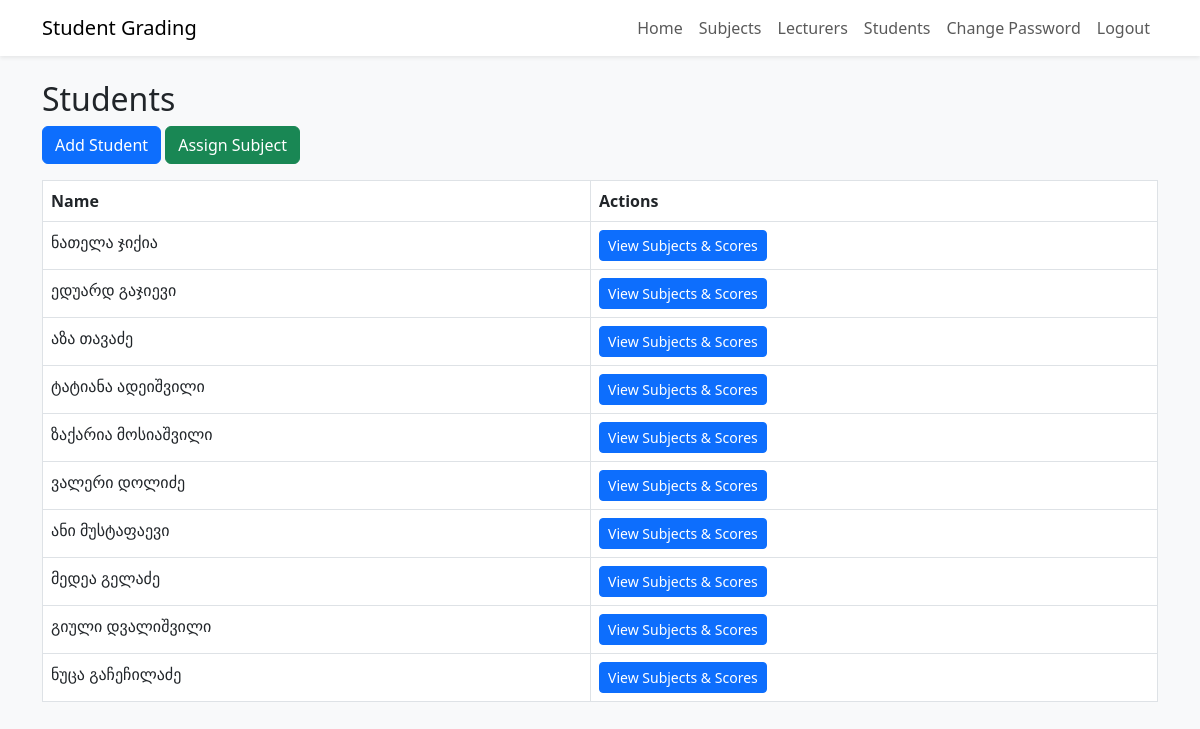
Before: /grading/students/ (signed in) with the older database file.
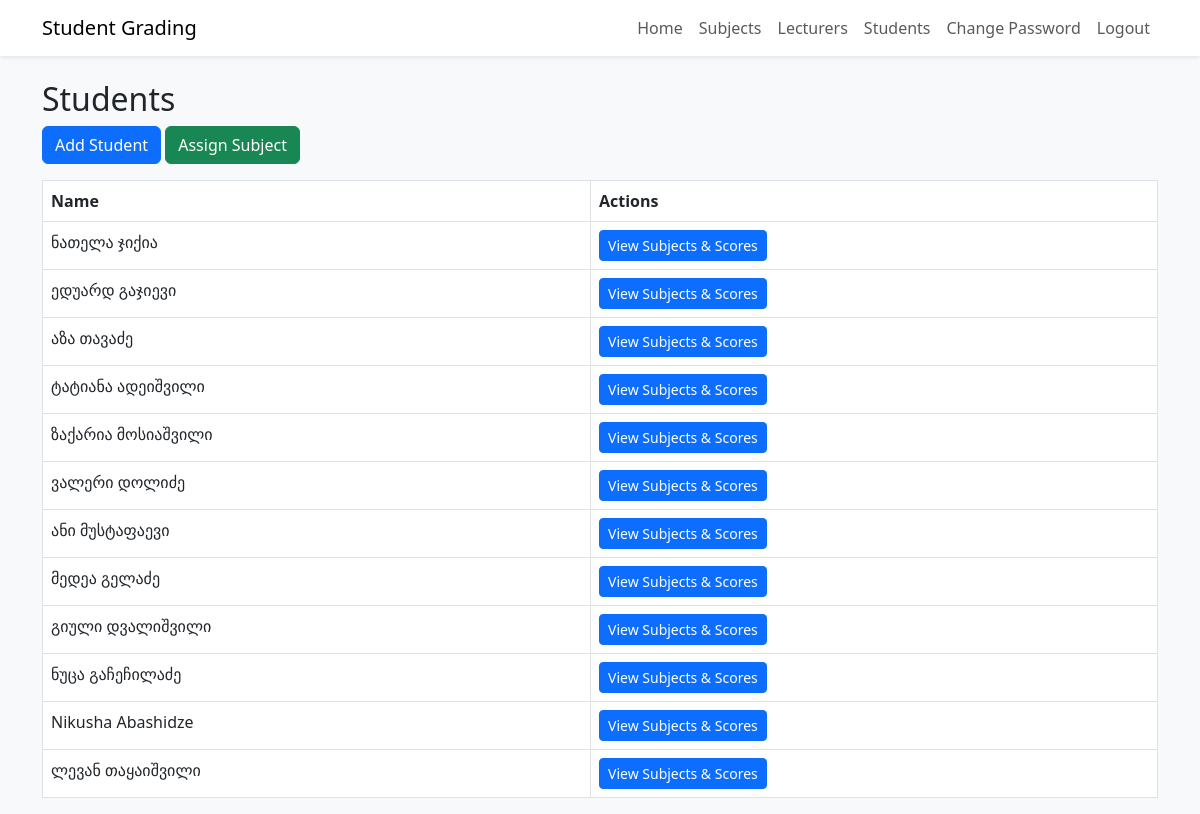
After: the same page with the newer database file.
### student_grading/models.py (models this page shows, shortened)
class Student(models.Model):
    name = models.CharField(max_length=100)
    course = models.ForeignKey(Course, on_delete=models.CASCADE)
    subjects = models.ManyToManyField(Subject)

### student_grading/views.py (the view)
# urls.py: path("students/", views.student_list, name="student_list"),
@login_required
def student_list(request):
    students = Student.objects.select_related("course")
    return render(request, "student_list.html", {"students": students})

### student_grading/templates/student_list.html (shortened to what this page needs)
{% extends "base.html" %}
{% block content %}
<h2>Students</h2>
<a href="{% url 'student_create' %}" class="btn btn-primary mb-3">Add Student</a>
<a href="{% url 'assign_subject' %}" class="btn btn-success mb-3">Assign Subject</a>
<table class="table table-bordered">
    <tr>
        <th>Name</th>
        <th>Actions</th>
    </tr>
    {% for s in students %}
    <tr>
        <td>{{ s.name }}</td>
        <td>
            <button class="btn btn-sm btn-primary"
                onclick="toggleDetails({{ s.id }}, '{% url 'student_detail' s.id %}')">
            View Subjects & Scores
            </button>
        </td>
    </tr>
    {% endfor %}
</table>
{% endblock %}

### student_grading/templates/base.html (shortened to what this page needs)
<!DOCTYPE html>
<html lang="en">
<head>
    <link rel="stylesheet"
          href="https://cdn.jsdelivr.net/npm/bootstrap@5.3.0/dist/css/bootstrap.min.css">
</head>
<body class="bg-light">
<nav class="navbar navbar-expand-lg navbar-light bg-white shadow-sm mb-4">
    <div class="container">
        <a class="navbar-brand" href="#">Student Grading</a>
        <div class="collapse navbar-collapse">
            <ul class="navbar-nav ms-auto">
                {% if user.is_authenticated %}
                <li class="nav-item"><a class="nav-link" href="{% url 'home' %}">Home</a></li>
                <li class="nav-item"><a class="nav-link" href="{% url 'subject_list' %}">Subjects</a></li>
                <li class="nav-item"><a class="nav-link" href="{% url 'lecturer_list' %}">Lecturers</a></li>
                <li class="nav-item"><a class="nav-link" href="{% url 'student_list' %}">Students</a></li>
                <li class="nav-item"><a class="nav-link" href="{% url 'change_password' %}">Change Password</a></li>
                <li class="nav-item"><a class="nav-link" href="{% url 'logout' %}">Logout</a></li>
                {% endif %}
            </ul>
        </div>
    </div>
</nav>
<div class="container">
    {% block content %}
    {% endblock %}
</div>
</body>
</html>

Changed rows visible on the page:
added Student: name "Nikusha Abashidze"
added Student: name "ლევან თაყაიშვილი"
